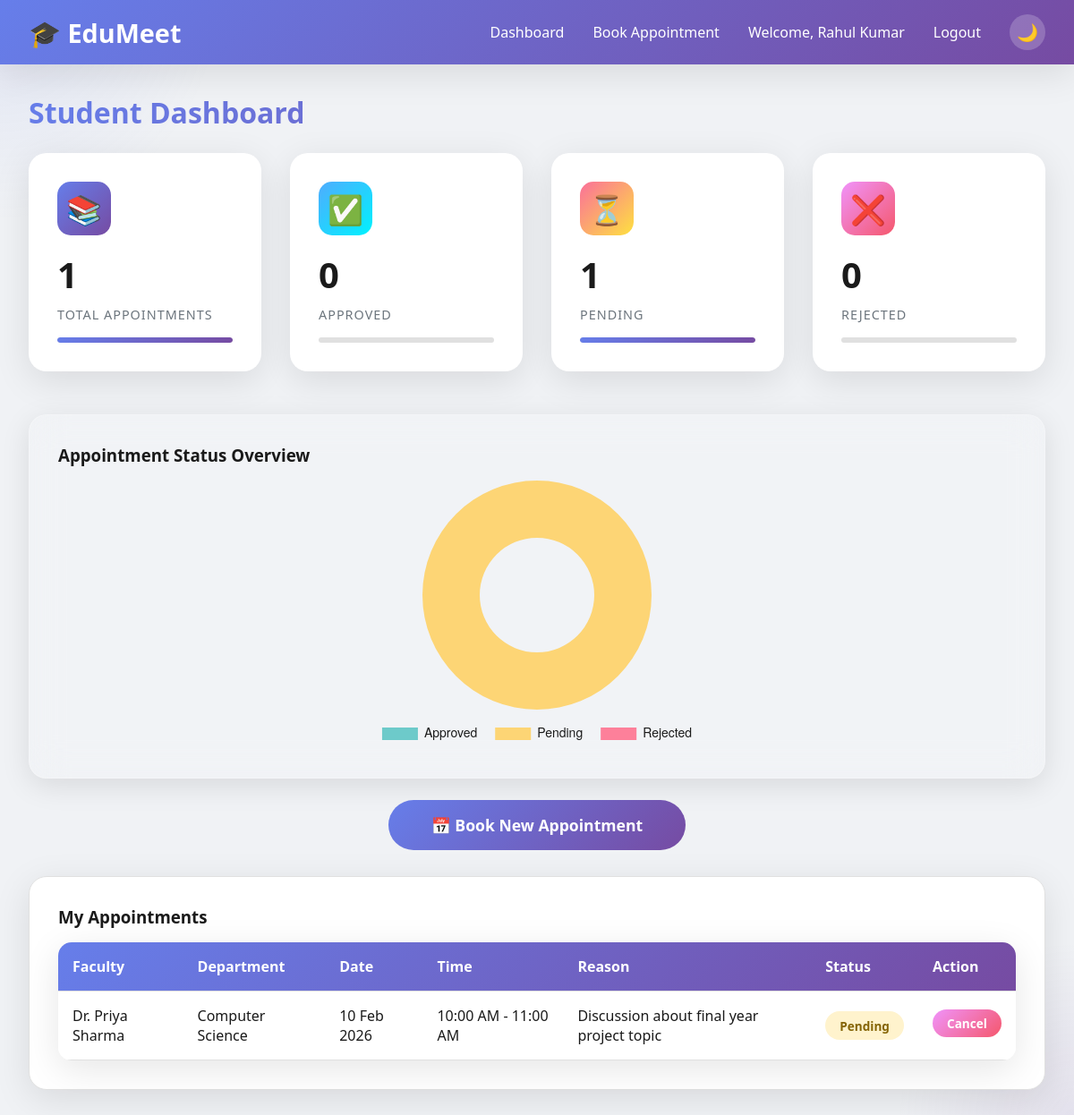
The app's page /PHP_Version/student/dashboard.php (signed in) with its own data.
### tables this page shows
CREATE TABLE appointments (
    appointment_id INT PRIMARY KEY AUTO_INCREMENT,
    student_id INT NOT NULL,
    faculty_id INT NOT NULL,
    slot_id INT NOT NULL,
    reason TEXT NOT NULL,
    status ENUM('Pending', 'Approved', 'Rejected', 'Cancelled', 'Completed') DEFAULT 'Pending',
    created_at TIMESTAMP DEFAULT CURRENT_TIMESTAMP,
    updated_at TIMESTAMP DEFAULT CURRENT_TIMESTAMP ON UPDATE CURRENT_TIMESTAMP,
    FOREIGN KEY (student_id) REFERENCES students(student_id) ON DELETE CASCADE,
    FOREIGN KEY (faculty_id) REFERENCES faculty(faculty_id) ON DELETE CASCADE,
    FOREIGN KEY (slot_id) REFERENCES time_slots(slot_id) ON DELETE CASCADE
);

CREATE TABLE faculty (
    faculty_id INT PRIMARY KEY AUTO_INCREMENT,
    user_id INT UNIQUE NOT NULL,
    name VARCHAR(100) NOT NULL,
    department VARCHAR(100) NOT NULL,
    designation VARCHAR(50) NOT NULL,
    phone VARCHAR(15),
    FOREIGN KEY (user_id) REFERENCES users(user_id) ON DELETE CASCADE
);

CREATE TABLE time_slots (
    slot_id INT PRIMARY KEY AUTO_INCREMENT,
    faculty_id INT NOT NULL,
    date DATE NOT NULL,
    start_time TIME NOT NULL,
    end_time TIME NOT NULL,
    is_available BOOLEAN DEFAULT TRUE,
    created_at TIMESTAMP DEFAULT CURRENT_TIMESTAMP,
    FOREIGN KEY (faculty_id) REFERENCES faculty(faculty_id) ON DELETE CASCADE
);

### PHP_Version/config/functions.php (called while the page is built, shortened)
<?php
function formatDate($date) {
    return date('d M Y', strtotime($date));
}
function formatTime($time) {
    return date('h:i A', strtotime($time));
}
function getStatusClass($status) {
    $classes = [
        'Pending' => 'warning',
        'Approved' => 'success',
        'Rejected' => 'danger',
        'Cancelled' => 'secondary',
        'Completed' => 'info'
    ];
    return $classes[$status] ?? 'secondary';
}
?>

### PHP_Version/student/dashboard.php (the view, shortened to what this page needs)
<?php
require_once '../config/functions.php';
$conn = getDBConnection();
$stmt = $conn->prepare("
    SELECT a.appointment_id, f.name AS faculty_name, f.department,
           t.date, t.start_time, t.end_time, a.reason, a.status, a.created_at
    FROM appointments a
    JOIN faculty f ON a.faculty_id = f.faculty_id
    JOIN time_slots t ON a.slot_id = t.slot_id
    WHERE a.student_id = ?
    ORDER BY t.date DESC, t.start_time DESC
");
$stmt->bind_param("i", $_SESSION['student_id']);
$stmt->execute();
$appointments = $stmt->get_result()->fetch_all(MYSQLI_ASSOC);
$total = count($appointments);
$approved = count(array_filter($appointments, fn($a) => $a['status'] === 'Approved'));
$pending = count(array_filter($appointments, fn($a) => $a['status'] === 'Pending'));
$rejected = count(array_filter($appointments, fn($a) => $a['status'] === 'Rejected'));
?>
<!DOCTYPE html>
<html lang="en">
<head>
    <link rel="stylesheet" href="../assets/css/style.css">
</head>
<body>
    <nav class="navbar">
        <div class="navbar-container">
            <a href="../index.php" class="navbar-brand">🎓 EduMeet</a>
            <ul class="navbar-menu">
                <li><a href="dashboard.php">Dashboard</a></li>
                <li><a href="book_appointment.php">Book Appointment</a></li>
                <li><span style="color: white;">Welcome, <?php echo $_SESSION['name']; ?></span></li>
                <li><a href="../logout.php">Logout</a></li>
                <li><button class="theme-toggle" onclick="toggleTheme()">🌙</button></li>
            </ul>
        </div>
    </nav>
    <div class="container">
        <h1 class="mb-3" style="background: var(--primary-gradient); -webkit-background-clip: text; -webkit-text-fill-color: transparent;">
            Student Dashboard
        </h1>
        <div class="stats-grid">
            <div class="stat-card">
                <div class="stat-icon primary">📚</div>
                <div class="stat-value"><?php echo $total; ?></div>
                <div class="stat-label">Total Appointments</div>
                <div class="stat-progress">
                    <div class="stat-progress-bar" data-width="100"></div>
                </div>
            </div>
            <div class="stat-card">
                <div class="stat-icon success">✅</div>
                <div class="stat-value"><?php echo $approved; ?></div>
                <div class="stat-label">Approved</div>
                <div class="stat-progress">
                </div>
            </div>
            <div class="stat-card">
                <div class="stat-icon warning">⏳</div>
                <div class="stat-value"><?php echo $pending; ?></div>
                <div class="stat-label">Pending</div>
                <div class="stat-progress">
                    <div class="stat-progress-bar" data-width="<?php echo $total > 0 ? ($pending/$total)*100 : 0; ?>"></div>
                </div>
            </div>
            <div class="stat-card">
                <div class="stat-icon danger">❌</div>
                <div class="stat-value"><?php echo $rejected; ?></div>
                <div class="stat-label">Rejected</div>
                <div class="stat-progress">
                </div>
            </div>
        </div>
        <div class="card glass-card mb-3">
            <h3 class="mb-2">Appointment Status Overview</h3>
            <canvas id="statusChart" style="max-height: 300px;"></canvas>
        </div>
        <div class="text-center mb-3">
            <a href="book_appointment.php" class="btn btn-primary" style="font-size: 1.1rem; padding: 1rem 3rem;">
                📅 Book New Appointment
            </a>
        </div>
        <div class="card">
            <h3 class="mb-2">My Appointments</h3>
            <?php if (empty($appointments)): ?>
                <p class="text-center" style="color: var(--text-secondary); padding: 2rem;">
                    No appointments yet. Book your first appointment!
                </p>
            <?php else: ?>
                <div class="table-container">
                    <table class="table">
                        <thead>
                            <tr>
                                <th>Faculty</th>
                                <th>Department</th>
                                <th>Date</th>
                                <th>Time</th>
                                <th>Reason</th>
                                <th>Status</th>
                                <th>Action</th>
                            </tr>
                        </thead>
                        <tbody>
                            <?php foreach ($appointments as $apt): ?>
                                <tr>
                                    <td><?php echo htmlspecialchars($apt['faculty_name']); ?></td>
                                    <td><?php echo htmlspecialchars($apt['department']); ?></td>
                                    <td><?php echo formatDate($apt['date']); ?></td>
                                    <td><?php echo formatTime($apt['start_time']) . ' - ' . formatTime($apt['end_time']); ?></td>
                                    <td><?php echo htmlspecialchars($apt['reason']); ?></td>
                                    <td>
                                        <span class="badge badge-<?php echo getStatusClass($apt['status']); ?>">
                                            <?php echo $apt['status']; ?>
                                        </span>
                                    </td>
                                    <td>
                                        <?php if ($apt['status'] === 'Pending'): ?>
                                            <a href="cancel_appointment.php?id=<?php echo $apt['appointment_id']; ?>"
                                               class="btn btn-danger"
                                               style="padding: 0.4rem 1rem; font-size: 0.85rem;"
                                               onclick="return confirm('Are you sure you want to cancel this appointment?')">
                                                Cancel
                                            </a>
                                        <?php else: ?>
                                            <span style="color: var(--text-secondary);">-</span>
                                        <?php endif; ?>
                                    </td>
                                </tr>
                            <?php endforeach; ?>
                        </tbody>
                    </table>
                </div>
            <?php endif; ?>
        </div>
    </div>
    <script>
        // Status Chart
        const ctx = document.getElementById('statusChart').getContext('2d');
        new Chart(ctx, {
            type: 'doughnut',
            data: {
                labels: ['Approved', 'Pending', 'Rejected'],
                datasets: [{
                    data: [<?php echo $approved; ?>, <?php echo $pending; ?>, <?php echo $rejected; ?>],
                    backgroundColor: [
                        'rgba(75, 192, 192, 0.8)',
                        'rgba(255, 206, 86, 0.8)',
                        'rgba(255, 99, 132, 0.8)'
                    ],
                    borderWidth: 0
                }]
            },
            options: {
                responsive: true,
                maintainAspectRatio: true,
                plugins: {
                    legend: {
                        position: 'bottom',
                        labels: {
                            color: getComputedStyle(document.documentElement).getPropertyValue('--text-primary'),
                            padding: 20,
                            font: { size: 14 }
                        }
                    }
                }
            }
        });
    </script>
</body>
</html>

### records on screen
appointments: status "0", status "1", faculty.name "Dr. Priya Sharma", faculty.department "Computer Science", slot.date "10 Feb 2026", slot.start_time "10:00 AM", slot.end_time "11:00 AM", reason "Discussion about final year project topic", status "Pending"

### other values on screen
$_SESSION['name'] "Rahul Kumar"
$total "1"
chart data {{ $approved }} 0
chart data {{ $rejected }} 0
